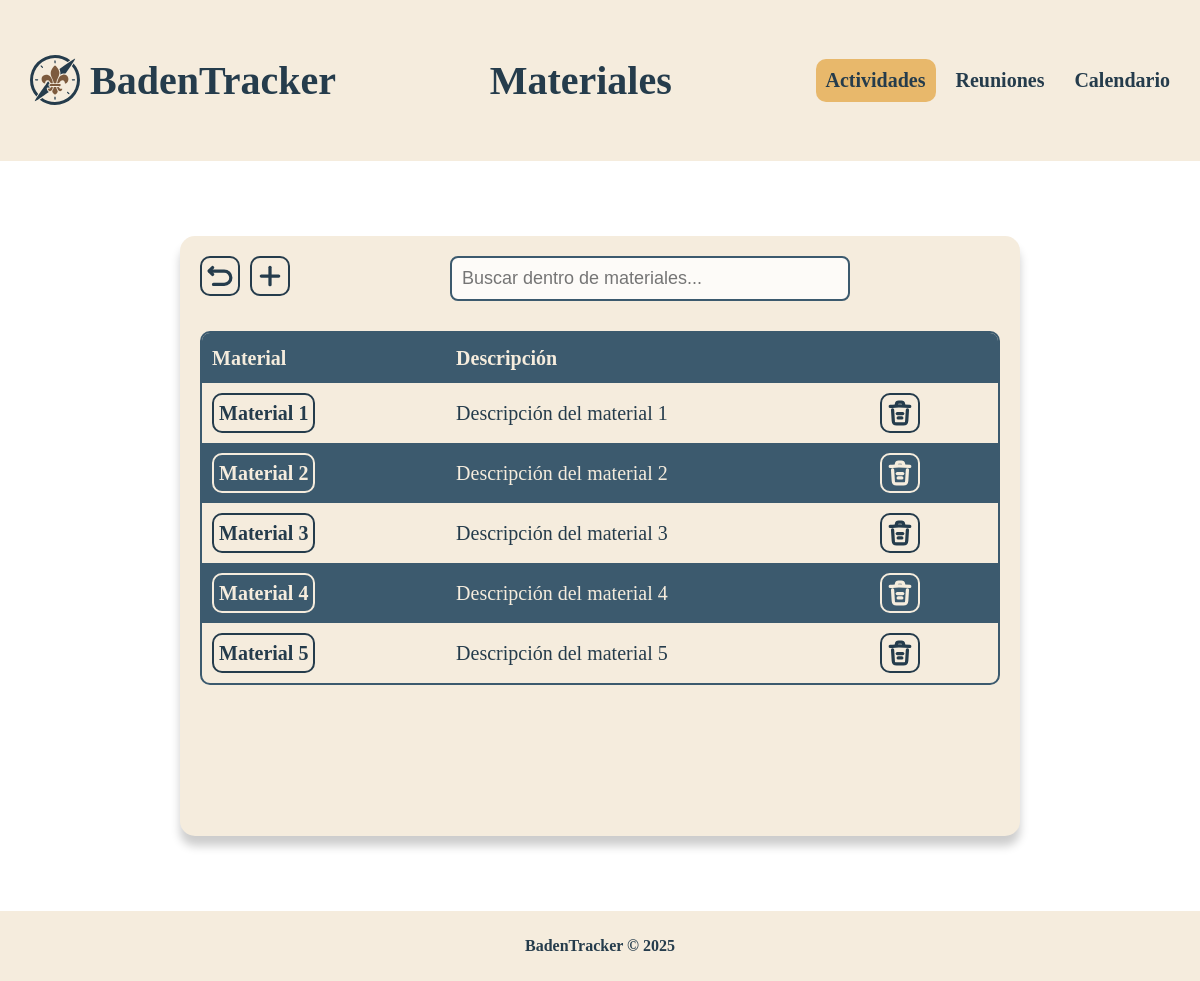
Before: /actividades/materiales/index.php with the older database file.
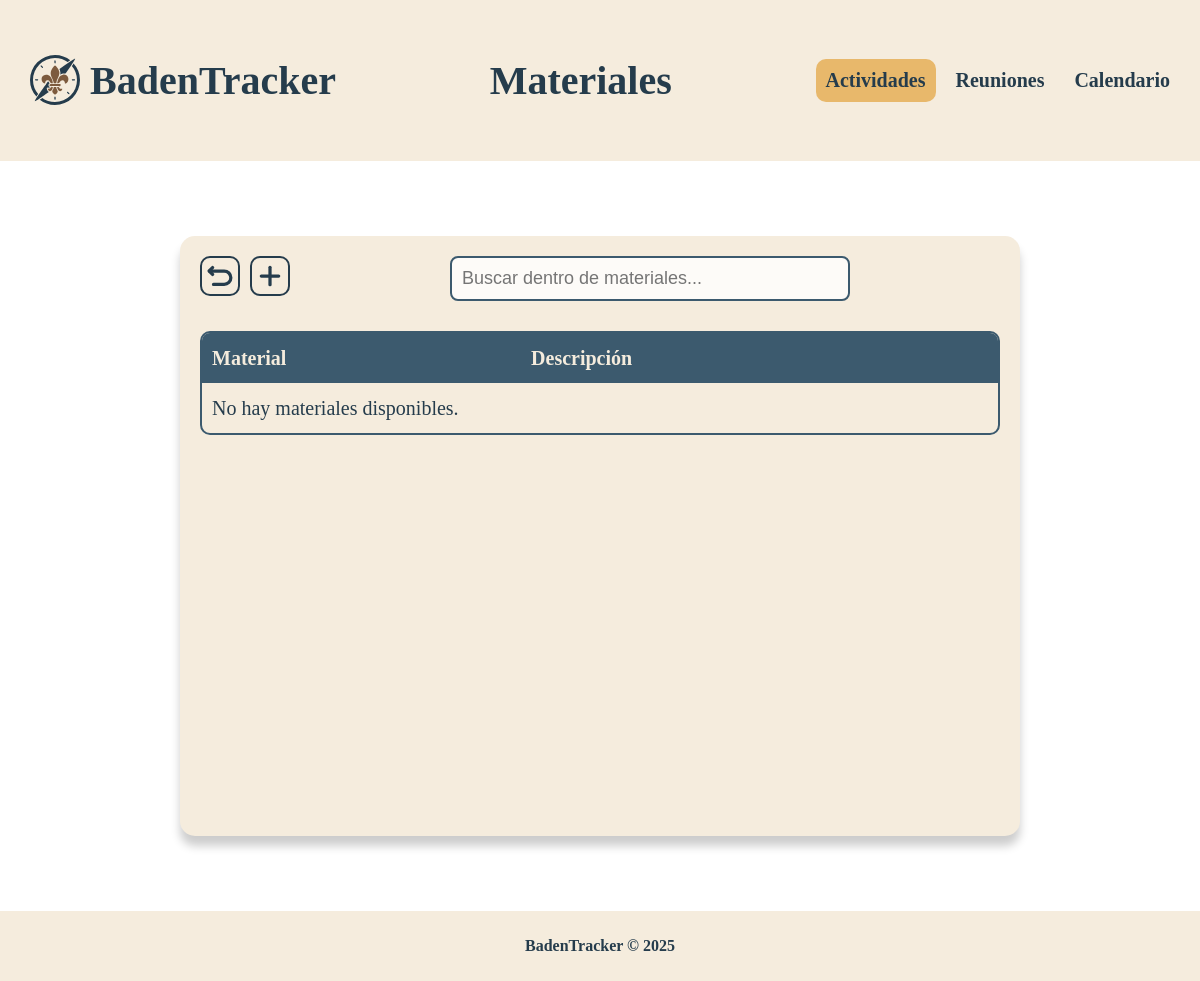
After: the same page with the newer database file.
### tables this page shows
CREATE TABLE IF NOT EXISTS mat(  
    mat_id      int         NOT NULL PRIMARY KEY AUTO_INCREMENT COMMENT 'Primary Key',
    mat_name    varchar(50) NOT NULL UNIQUE                     COMMENT 'Material Name',
    mat_desc    varchar(255)                                    COMMENT 'Material Description'
);

### .res/funct/funct.php (called while the page is built, shortened)
<?php
function linkDB ():mysqli  {
    $servername = "localhost";
    $database = "badentracker";
    $username = "root";
    $password = "";
    return new mysqli($servername, $username, $password, $database);
}
?>

### actividades/materiales/index.php (the view, shortened to what this page needs)
<?php
require "../../.res/funct/funct.php";
include "../../.res/templates/header.php";
$sql = "
SELECT
    mat.mat_id,
    mat.mat_name,
    mat.mat_desc
FROM mat
";
$query = linkDB() -> query($sql);
?>
<main>
    <a class="but align-left" href="../" title="Volver a Actividades">
    </a>
    <a class="but align-left" href="new" with="50px" aling="left" title="Nuevo material">
        <svg width="400" height="400" viewBox="0 0 12 12" xmlns="http://www.w3.org/2000/svg">
        <path
            d="m 2,6 h 8"
            stroke-width="1.5"
            stroke-linecap="round"
            stroke-linejoin="round"
            id="path1" />
        <path
            d="M 6,10 V 2"
            stroke-width="1.5"
            stroke-linecap="round"
            stroke-linejoin="round"
            id="path2" />
        </svg>
    </a>
    <input type="text" id="searchInput" placeholder="Buscar dentro de materiales..." class="search-input">
    <br><br>
    <table class="table-main">
        <tr>
            <th data-sortable="true">Material</th>
            <th data-sortable="true">Descripción</th>
            <th></th>
        </tr>
        <?php if ($query->num_rows > 0) {
            while ($row = $query->fetch_assoc()) {
                echo "<tr>";
                echo
                    "<td>
                        <a class=but  href='material?id=" . $row["mat_id"] . "'>" .
                            $row["mat_name"] .
                            "</a>
                    </td>";
                echo "<td>" . $row["mat_desc"] . "</td>";
                ?>
                <td>
                    <a class="but align-left" href="material/delete.php?id=<?php echo $row["mat_id"];?> " title="Borrar material" onclick="return confirm('¿Estás seguro de que deseas borrar este material?');">
                    </a>
                </td>
                <?php
                echo "</tr>";
            }
        } else {
            echo "<tr><td colspan='7'>No hay materiales disponibles.</td></tr>";
        } ?>
    </table>
</main>
<?php
include "../../.res/templates/footer.php";
?>

Changed rows visible on the page:
removed mat: mat_name "Material 1", mat_desc "Descripción del material 1"
removed mat: mat_name "Material 2", mat_desc "Descripción del material 2"
removed mat: mat_name "Material 3", mat_desc "Descripción del material 3"
removed mat: mat_name "Material 4", mat_desc "Descripción del material 4"
removed mat: mat_name "Material 5", mat_desc "Descripción del material 5"
Other visible differences:
text now shown: "No hay materiales disponibles."
